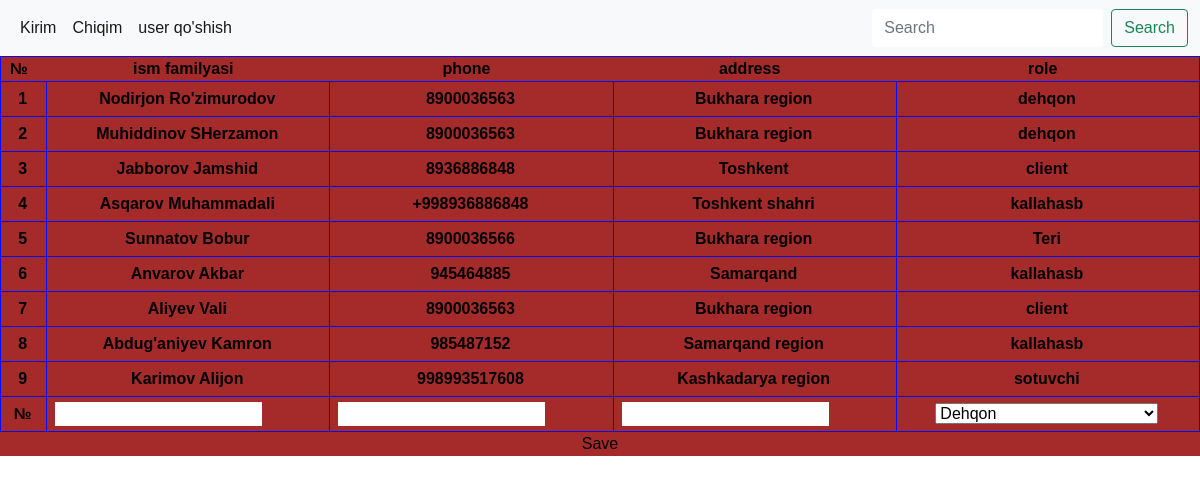
The app's page /adduser/ (signed in) with its own data.
### app/models.py (models this page shows, shortened)
class Client(models.Model):
    full_name  =models.CharField(max_length=250, null=True, blank=True)
    address = models.CharField(max_length=225, null=True, blank=True)
    phone = models.CharField(max_length=25, null=True, blank=True)
    role = models.CharField(max_length=125, null=True, blank=True, choices=[
        ('dehqon', 'Dehqon'),
        ('client', 'Qushxona Klienti(Sotib oluvhi)'),
        ('sotuvchi', "Bozordagi sotuvchi"),
        ('kallahasb', 'Kalla hasb oluvchi sotuvchi'),
        ('Teri', 'Teri oluvchi sotuvchi')
    ])
    status_bozor = models.BooleanField(default=False, null=True, blank=True)

### app/views.py (the view, shortened to what this page needs)
# urls.py: path('adduser/', adduserView, name='adduser'),
@admin_only
def adduserView(request):
    users = Client.objects.all()
    return render(request, 'adminadduser.html', {'users': users})

### app/views.py (called while the page is built)
def admin_only(function):
    @wraps(function)
    def wrap(request, *args, **kwargs):
        profile = request.user
        if 'admin' in  profile.username :
            return function(request, *args, **kwargs)
        else:
            return redirect('login')
    return wrap

### templates/adminadduser.html (shortened to what this page needs)
{% extends 'adminbase.html' %}
{% block content %}
    <div class="qushxona__table1">
        <table class="qushxona_table">
            <tr>
                <th>№</th>
                <th>ism familyasi</th>
                <th>phone</th>
                <th>address</th>
                <th>role</th>
            </tr>
            {% for i in users %}
                <tr>
                <td>{{ i.id }}</td>
                <td>{{ i.full_name }}</td>
                <td>{{ i.phone }}</td>
                <td>{{ i.address }}</td>
                <td>{{ i.role }}</td>
                </tr>
            {% endfor %}
            <tr>
                <td>№</td>
                <td><input id="fullname" type="text"></td>
                <td><input id="phone" type="number"></td>
                <td><input id="address" type="text"></td>
                <td><select name="roles" id="roles">
                    <option value="dehqon">Dehqon</option>
                </select></td>
            </tr>
        </table>
    <button onclick="usersave()">Save</button>
    </div>
{% endblock %}

### static/css/main.css (style rules this page uses)
.qushxona__table1 { max-width: 1440px; position: relative; color: black; font-weight: bold; text-align: center; background-color: brown; }
.qushxona__table1 table { width: 100%; }
.qushxona__table1 tr, .qushxona__table1 td { border: 1px inset #000BFF; }
.table th, td { text-align: center; padding: 5px 8px; border: 1px solid #fff; }
body { font-family: Arial, Helvetica, sans-serif; }
* { margin: 0px; padding: 0px; box-sizing: border-box; }
body, html { height: 100%; font-family: sans-serif; }
input { display: block; outline: none; border: none !important; }
button { outline: none !important; border: none; background: transparent; }
table { width: 100%; }
th, td { font-weight: unset; padding-right: 10px; }

### records on screen
Client: id "1", full_name "Nodirjon Ro'zimurodov", phone "8900036563", address "Bukhara region", role "dehqon"
Client: id "2", full_name "Muhiddinov SHerzamon", phone "8900036563", address "Bukhara region", role "dehqon"
Client: id "3", full_name "Jabborov Jamshid", phone "8936886848", address "Toshkent", role "client"
Client: id "4", full_name "Asqarov Muhammadali", phone "+998936886848", address "Toshkent shahri", role "kallahasb"
Client: id "5", full_name "Sunnatov Bobur", phone "8900036566", address "Bukhara region", role "Teri"
Client: id "6", full_name "Anvarov Akbar", phone "945464885", address "Samarqand", role "kallahasb"
Client: id "7", full_name "Aliyev Vali", phone "8900036563", address "Bukhara region", role "client"
Client: id "8", full_name "Abdug'aniyev Kamron", phone "985487152", address "Samarqand region", role "kallahasb"
Client: id "9", full_name "Karimov Alijon", phone "998993517608", address "Kashkadarya region", role "sotuvchi"
